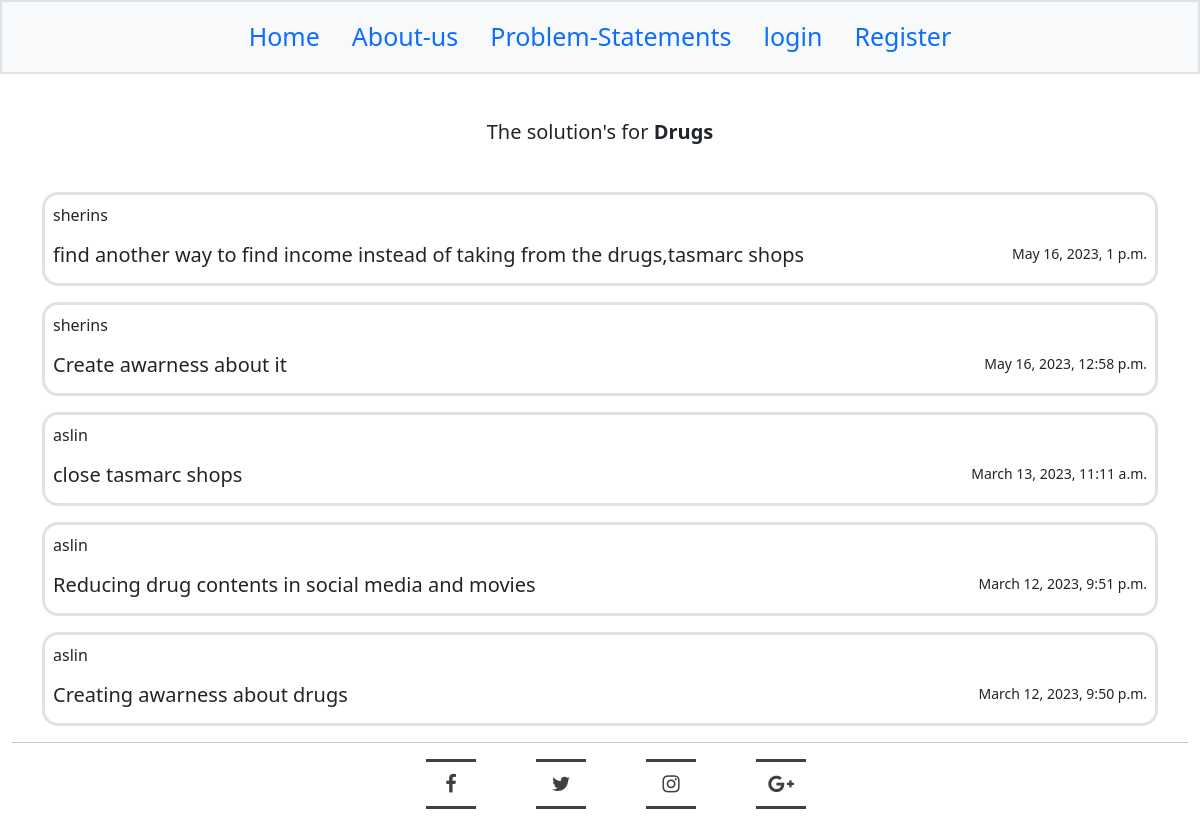
/problem_statements/2/view-solutions/, run on the app's committed database.
### nation_book/models.py (models this page shows, shortened)
class ProblemStatement(models.Model):
    problem_name = models.CharField(max_length=200)
    problem_desc = models.CharField(max_length=500)
    problem_img=models.ImageField(upload_to='problem_img')
    problem_id=models.IntegerField(default=0)
    def __str__(self):
        return self.problem_name

class ProblemComments(models.Model):
    body=models.TextField(default='')
    time=models.DateTimeField(auto_now_add=True)
    post=models.ForeignKey(ProblemStatement,on_delete=models.CASCADE)
    author=models.CharField(max_length=200)
    class Meta:
        ordering = ['-time']

### nation_book/views.py (the view)
# urls.py: path('problem_statements/<int:pk>/view-solutions/',views.view_solutions,name='view_solutions'),
def view_solutions(request,pk):
    comments=ProblemComments.objects.filter(post=pk)
    problem=ProblemStatement.objects.get(pk=pk)
    return render(request,'view-solutions.html',{'comments':comments,'problem':problem})

### nation_book/templates/view-solutions.html
{% extends 'base.html' %}
{% load static %}
{% block content %}
<br><br><br>
<div class="mt-5">
  <center><h5>The solution's for  <b>{{problem}}</b></h5></center><br>
  {% if comments|length == 0 %}
  <center><h5 style="color:red">There is no solution's submitted yet.</h5></center>
  {% else %}
  {% for comment in comments %}
  <div class="container mt-3">
    <div class="container p-2 border border-3 rounded-4">
      <p class="">{{comment.author}}</p>
      <small class="float-end">{{comment.time}}</small>
      <h5>{{comment.body}}</h5>
    </div>
  </div>
  {% endfor %}
  {% endif %}
</div>
{% endblock %}

### nation_book/static/css/index.css (style rules this page uses)
:root { --dark: #22577a; --light:#c7f9cc ; --average:#57cc99; --moreavg:#38a3a5; }

### data on the page
ProblemStatement: problem_name "Drugs"
ProblemComments: author "sherins", time "May 16, 2023, 1 p.m.", body "find another way to find income instead of taking from the drugs,tasmarc shops"
ProblemComments: author "sherins", time "May 16, 2023, 12:58 p.m.", body "Create awarness about it"
ProblemComments: author "aslin", time "March 13, 2023, 11:11 a.m.", body "close tasmarc shops"
ProblemComments: author "aslin", time "March 12, 2023, 9:51 p.m.", body "Reducing drug contents in social media and movies"
ProblemComments: author "aslin", time "March 12, 2023, 9:50 p.m.", body "Creating awarness about drugs"
